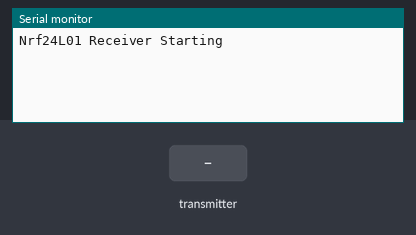
Simulated run of this sketch. Board: Arduino Uno, built with avr-gcc and run on an emulated ATmega328P. Shown: the last lines printed to the serial monitor. The test bench sets the inputs (shaded band). No radio packets arrive unless stated.

Above: at 2.2 s.
2.3 s: the transmitter starts sending joystick.0 = 0
At 2.37 s:
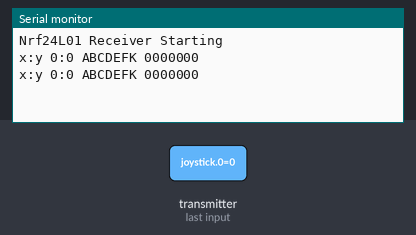
4.2 s: the transmitter starts sending joystick.1 = 256
At 4.27 s:
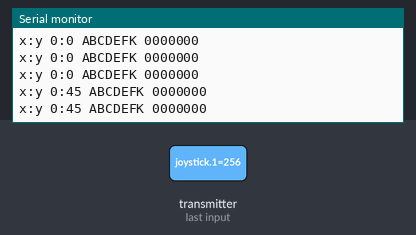
5.7 s: the transmitter starts sending joystick.2 = 256
At 5.77 s:
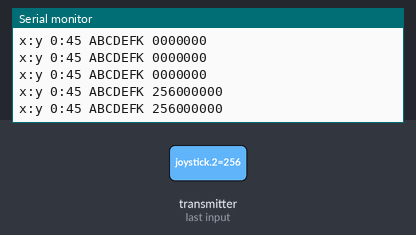
7.2 s: the transmitter starts sending joystick.3 = 256
At 7.27 s:
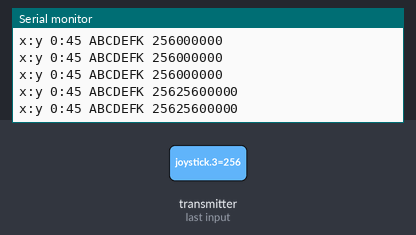
8.7 s: the transmitter starts sending joystick.4 = 256
At 8.77 s:
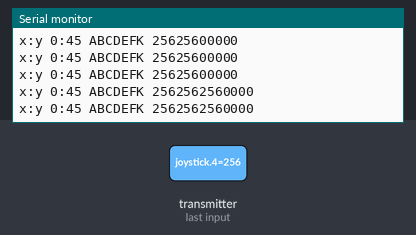
10.2 s: the transmitter starts sending joystick.5 = 256
At 10.27 s:
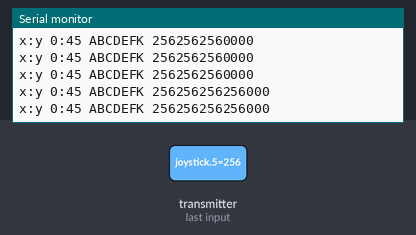

Measured:
- after the input at 2.3 s, the serial monitor: prints a new line at once (image 1)
- after the input at 4.2 s, the serial monitor: prints a new line at once (image 2)
- after the input at 5.7 s, the serial monitor: prints a new line at once (image 3)
- after the input at 7.2 s, the serial monitor: prints a new line at once (image 4)
- after the input at 8.7 s, the serial monitor: prints a new line at once (image 5)
- after the input at 10.2 s, the serial monitor: prints a new line at once (image 6)

The sketch:

nrf24l01_rx.ino
```cpp
/* JoyStick module receiver code
By Nazmus
http://www.Easyprogramming.net
http://nazm.us
 - CONNECTIONS: nRF24L01 Modules See:
 http://arduino-info.wikispaces.com/Nrf24L01-2.4GHz-HowTo
   1 - GND
   2 - VCC 3.3V !!! NOT 5V
   3 - CE to Arduino pin 6
   4 - CSN to Arduino pin 7
   5 - SCK to Arduino pin 13
   6 - MOSI to Arduino pin 11
   7 - MISO to Arduino pin 12
   8 - UNUSED

   Above connections created by shield
   On Motor Shield connect Servos to servo connections 1 & 2
 */

/*-----( Import needed libraries )-----*/
#include <SPI.h>
#include <nRF24L01.h>
#include <RF24.h>
//#include <Servo.h>
/*-----( Declare Constants and Pin Numbers )-----*/
#define CE_PIN 9
#define CSN_PIN 10

// NOTE: the "LL" at the end of the constant is "LongLong" type
const uint64_t pipe = 0xE8E8F0F0E1LL; // Define the transmit pipe
//const int servo1 = 9; // first servo
//const int servo2 = 10; // second servo
//int servoVal; // variable to read the value from the analog pin

//Servo myservo1; // create servo1
//Servo myservo2; // create servo2

RF24 radio(CE_PIN, CSN_PIN); // Create a Radio

int joystick[9];

char buf[50];

void setup() {
  Serial.begin(115200);
  delay(1000);
  //myservo1.attach(servo1); // attaches the servo1
  //myservo2.attach(servo2); // attaches the servo2
  Serial.println("Nrf24L01 Receiver Starting");
  radio.begin();
  radio.openReadingPipe(1,pipe);
  radio.startListening();;
}

void loop() {
  while ( radio.available() ) {
		radio.read( joystick, sizeof(joystick) );
		int joystickX = map(joystick[0],0,1023,0,180); // turn value of 0-1023 to 0-180 degrees
		int joystickY = map(joystick[1],0,1023,0,180);  // turn value of 0-1023 to 0-180 degrees

		// the four button variables from joystick array
		int btn_A = joystick[2];
		int btn_B = joystick[3];
		int btn_C = joystick[4];
		int btn_D = joystick[5];
		int btn_E = joystick[6];
		int btn_F = joystick[7];
		int btn_K = joystick[8];

		//servoVal = joystickX; // scale it to use it with the servo (result between 0 and 180)
		//myservo2.write(servoVal); // sets the servo position according to the scaled value
		//Serial.println(servoVal); // for debugging

		//servoVal = joystickY; // scale it to use it with the servo (result between 0 and 180)
		//myservo1.write(servoVal); // sets the servo position according to the scaled value

		//Serial.println(servoVal); // for debugging

		// Fetch the data payload - Debugging code below

		sprintf(buf, "x:y %d:%d ABCDEFK %d%d%d%d%d%d%d", joystickX, joystickY, btn_A, btn_B, btn_C, btn_D, btn_E, btn_F, btn_K);
		Serial.println(buf);

		delay(15); // waits for the servo to get there
  }
}
```
